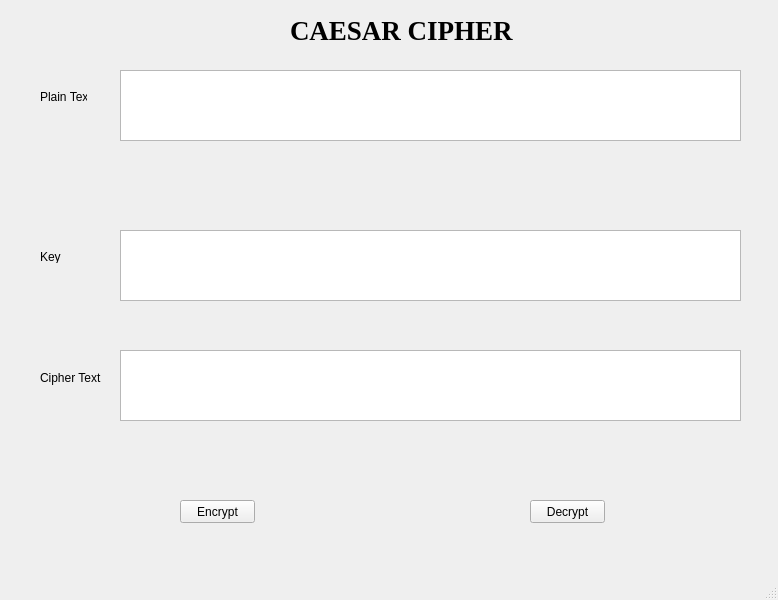
<?xml version="1.0" encoding="UTF-8"?>
<ui version="4.0">
 <class>MainWindow</class>
 <widget class="QMainWindow" name="MainWindow">
  <property name="geometry">
   <rect>
    <x>0</x>
    <y>0</y>
    <width>778</width>
    <height>600</height>
   </rect>
  </property>
  <property name="windowTitle">
   <string>MainWindow</string>
  </property>
  <widget class="QWidget" name="centralwidget">
   <widget class="QPushButton" name="btn_encrypt">
    <property name="geometry">
     <rect>
      <x>180</x>
      <y>500</y>
      <width>75</width>
      <height>23</height>
     </rect>
    </property>
    <property name="text">
     <string>Encrypt</string>
    </property>
   </widget>
   <widget class="QPushButton" name="btn_decrypt">
    <property name="geometry">
     <rect>
      <x>530</x>
      <y>500</y>
      <width>75</width>
      <height>23</height>
     </rect>
    </property>
    <property name="text">
     <string>Decrypt</string>
    </property>
   </widget>
   <widget class="QLabel" name="label">
    <property name="geometry">
     <rect>
      <x>40</x>
      <y>90</y>
      <width>47</width>
      <height>13</height>
     </rect>
    </property>
    <property name="text">
     <string>Plain Text:</string>
    </property>
   </widget>
   <widget class="QLabel" name="label_2">
    <property name="geometry">
     <rect>
      <x>40</x>
      <y>250</y>
      <width>47</width>
      <height>13</height>
     </rect>
    </property>
    <property name="text">
     <string>Key</string>
    </property>
   </widget>
   <widget class="QLabel" name="label_3">
    <property name="geometry">
     <rect>
      <x>290</x>
      <y>20</y>
      <width>231</width>
      <height>21</height>
     </rect>
    </property>
    <property name="font">
     <font>
      <family>Times New Roman</family>
      <pointsize>20</pointsize>
      <weight>75</weight>
      <bold>true</bold>
     </font>
    </property>
    <property name="text">
     <string>CAESAR CIPHER</string>
    </property>
   </widget>
   <widget class="QLabel" name="label_4">
    <property name="geometry">
     <rect>
      <x>40</x>
      <y>370</y>
      <width>61</width>
      <height>16</height>
     </rect>
    </property>
    <property name="text">
     <string>Cipher Text</string>
    </property>
   </widget>
   <widget class="QPlainTextEdit" name="txt_plain_text">
    <property name="geometry">
     <rect>
      <x>120</x>
      <y>70</y>
      <width>621</width>
      <height>71</height>
     </rect>
    </property>
   </widget>
   <widget class="QPlainTextEdit" name="txt_key">
    <property name="geometry">
     <rect>
      <x>120</x>
      <y>230</y>
      <width>621</width>
      <height>71</height>
     </rect>
    </property>
   </widget>
   <widget class="QPlainTextEdit" name="txt_cipher_text">
    <property name="geometry">
     <rect>
      <x>120</x>
      <y>350</y>
      <width>621</width>
      <height>71</height>
     </rect>
    </property>
   </widget>
  </widget>
  <widget class="QMenuBar" name="menubar">
   <property name="geometry">
    <rect>
     <x>0</x>
     <y>0</y>
     <width>778</width>
     <height>21</height>
    </rect>
   </property>
  </widget>
  <widget class="QStatusBar" name="statusbar"/>
 </widget>
 <resources/>
 <connections/>
</ui>
